Frame 1 (no input): blank canvas, image omitted
Frame 60 (no input): blank canvas, image omitted
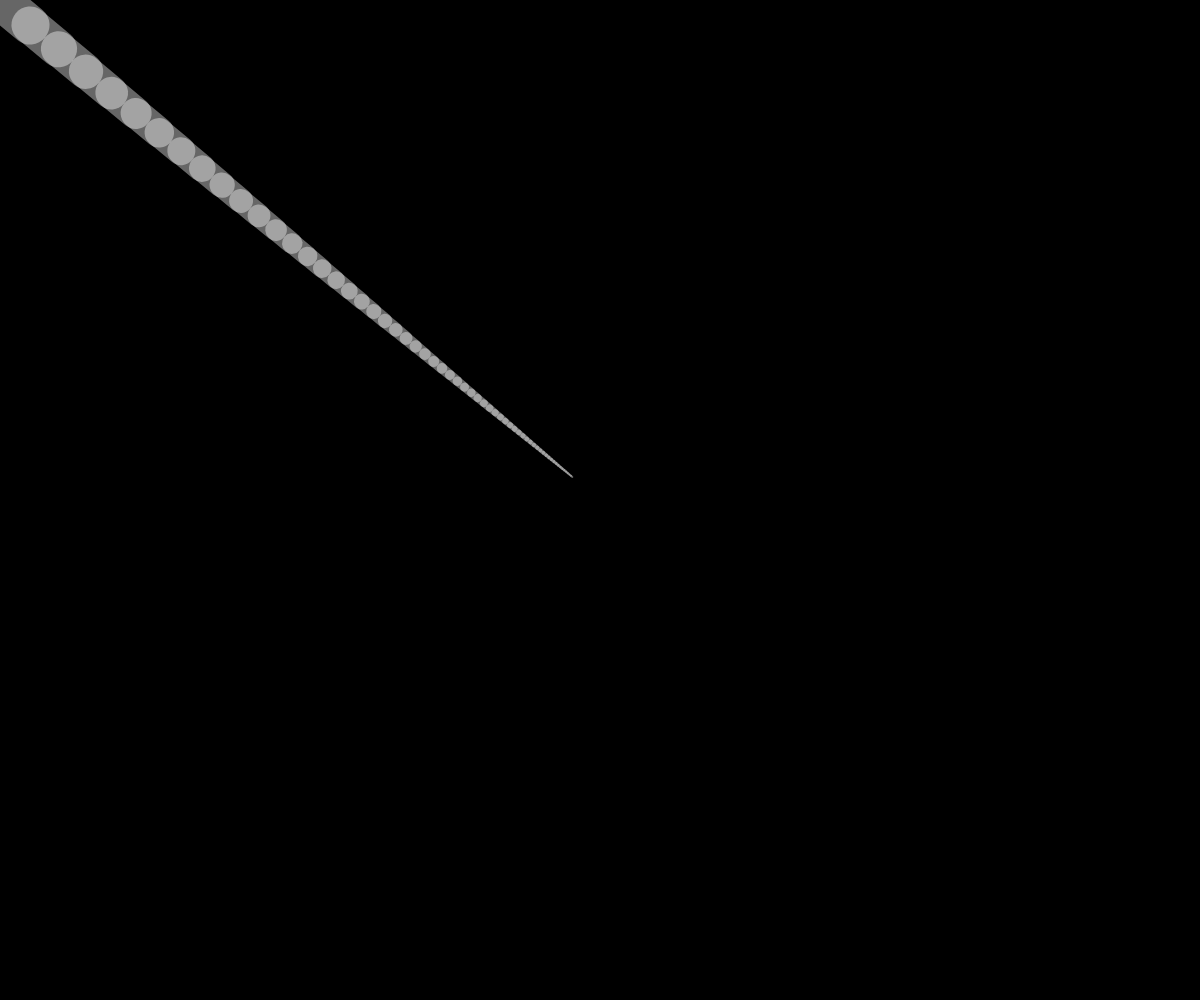
Frame 120 (the mouse pressed at the canvas centre since frame 60)

The p5.js sketch whose frames 1 and 60 were blank and that drew this single picture after the mouse press (run headless with seeded random() and noise() and a simulated clock; from frame 60 on, the mouse is pressed at the canvas centre):

// p5.js sketch
// ── sketch.js
var x = 0;
var y = 0;
var px = 0;
var py = 0;
var easing = 0.05;

function setup() {
  createCanvas(windowWidth, windowHeight);
  background(0);
  smooth();
  stroke(255,255,255, 102);
}

function drawEllipse(){
noFill()
stroke(255,255,255,28)
ellipse(0,0,120,80);
}

function draw() {
  var targetX = mouseX;
  x += (targetX - x) * easing;
  var targetY = mouseY;
  y += (targetY - y) * easing;
  var weight = dist(x, y, px, py);
  strokeWeight(weight);
  line(x, y, px, py);
  py = y;
  px = x;
}
